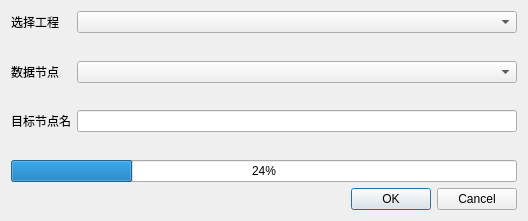
<?xml version="1.0" encoding="UTF-8"?>
<ui version="4.0">
 <class>S1_Deburst</class>
 <widget class="QWidget" name="S1_Deburst">
  <property name="geometry">
   <rect>
    <x>0</x>
    <y>0</y>
    <width>528</width>
    <height>221</height>
   </rect>
  </property>
  <property name="windowTitle">
   <string>哨兵一号burst拼接</string>
  </property>
  <property name="windowIcon">
   <iconset resource="../QtWidgetsApplication3.qrc">
    <normaloff>:/QtWidgetsApplication3/bin/icon/InSARapp.ico</normaloff>:/QtWidgetsApplication3/bin/icon/InSARapp.ico</iconset>
  </property>
  <layout class="QVBoxLayout" name="verticalLayout">
   <item>
    <layout class="QFormLayout" name="formLayout_2">
     <item row="0" column="0">
      <widget class="QLabel" name="label">
       <property name="text">
        <string>选择工程</string>
       </property>
      </widget>
     </item>
     <item row="0" column="1">
      <widget class="QComboBox" name="comboBox"/>
     </item>
     <item row="1" column="1">
      <spacer name="verticalSpacer">
       <property name="orientation">
        <enum>Qt::Vertical</enum>
       </property>
       <property name="sizeHint" stdset="0">
        <size>
         <width>20</width>
         <height>40</height>
        </size>
       </property>
      </spacer>
     </item>
     <item row="2" column="0">
      <widget class="QLabel" name="label_2">
       <property name="text">
        <string>数据节点</string>
       </property>
      </widget>
     </item>
     <item row="2" column="1">
      <widget class="QComboBox" name="comboBox_2"/>
     </item>
     <item row="3" column="1">
      <spacer name="verticalSpacer_2">
       <property name="orientation">
        <enum>Qt::Vertical</enum>
       </property>
       <property name="sizeHint" stdset="0">
        <size>
         <width>20</width>
         <height>40</height>
        </size>
       </property>
      </spacer>
     </item>
     <item row="4" column="0">
      <widget class="QLabel" name="label_6">
       <property name="text">
        <string>目标节点名</string>
       </property>
      </widget>
     </item>
     <item row="4" column="1">
      <widget class="QLineEdit" name="fileedit"/>
     </item>
     <item row="5" column="1">
      <spacer name="verticalSpacer_3">
       <property name="orientation">
        <enum>Qt::Vertical</enum>
       </property>
       <property name="sizeHint" stdset="0">
        <size>
         <width>20</width>
         <height>40</height>
        </size>
       </property>
      </spacer>
     </item>
     <item row="6" column="0" colspan="2">
      <widget class="QProgressBar" name="progressBar">
       <property name="value">
        <number>24</number>
       </property>
      </widget>
     </item>
     <item row="7" column="1">
      <widget class="QDialogButtonBox" name="buttonBox">
       <property name="standardButtons">
        <set>QDialogButtonBox::Cancel|QDialogButtonBox::Ok</set>
       </property>
      </widget>
     </item>
    </layout>
   </item>
  </layout>
 </widget>
 <resources>
  <include location="../QtWidgetsApplication3.qrc"/>
 </resources>
 <connections/>
</ui>
